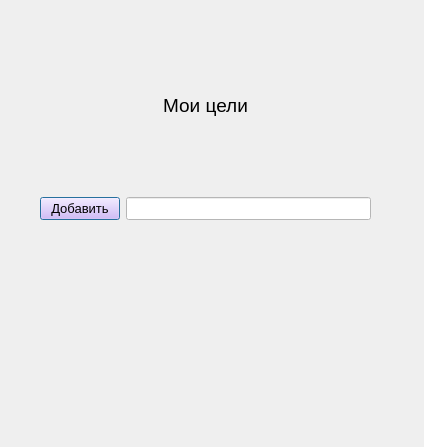
<?xml version="1.0" encoding="UTF-8"?>
<ui version="4.0">
 <class>Dialog</class>
 <widget class="QDialog" name="Dialog">
  <property name="geometry">
   <rect>
    <x>0</x>
    <y>0</y>
    <width>424</width>
    <height>447</height>
   </rect>
  </property>
  <property name="windowTitle">
   <string>Цели</string>
  </property>
  <property name="styleSheet">
   <string notr="true"/>
  </property>
  <widget class="QWidget" name="verticalLayoutWidget">
   <property name="geometry">
    <rect>
     <x>20</x>
     <y>10</y>
     <width>371</width>
     <height>401</height>
    </rect>
   </property>
   <layout class="QVBoxLayout" name="verticalLayout">
    <property name="leftMargin">
     <number>20</number>
    </property>
    <property name="topMargin">
     <number>10</number>
    </property>
    <property name="rightMargin">
     <number>20</number>
    </property>
    <property name="bottomMargin">
     <number>15</number>
    </property>
    <item>
     <widget class="QLabel" name="label">
      <property name="font">
       <font>
        <pointsize>14</pointsize>
       </font>
      </property>
      <property name="text">
       <string>Мои цели</string>
      </property>
      <property name="alignment">
       <set>Qt::AlignCenter</set>
      </property>
     </widget>
    </item>
    <item>
     <layout class="QHBoxLayout" name="horizontalLayout">
      <item>
       <widget class="QPushButton" name="pushButton">
        <property name="font">
         <font>
          <pointsize>10</pointsize>
         </font>
        </property>
        <property name="styleSheet">
         <string notr="true">background-color: rgb(219, 175, 255);</string>
        </property>
        <property name="text">
         <string>Добавить</string>
        </property>
       </widget>
      </item>
      <item>
       <widget class="QLineEdit" name="lineEdit">
        <property name="font">
         <font>
          <pointsize>10</pointsize>
         </font>
        </property>
        <property name="styleSheet">
         <string notr="true">background-color: rgb(255, 255, 255);</string>
        </property>
       </widget>
      </item>
     </layout>
    </item>
    <item>
     <layout class="QFormLayout" name="formLayout">
      <item row="0" column="0">
       <widget class="QLabel" name="scroll">
        <property name="text">
         <string/>
        </property>
       </widget>
      </item>
     </layout>
    </item>
   </layout>
  </widget>
 </widget>
 <resources/>
 <connections/>
</ui>
